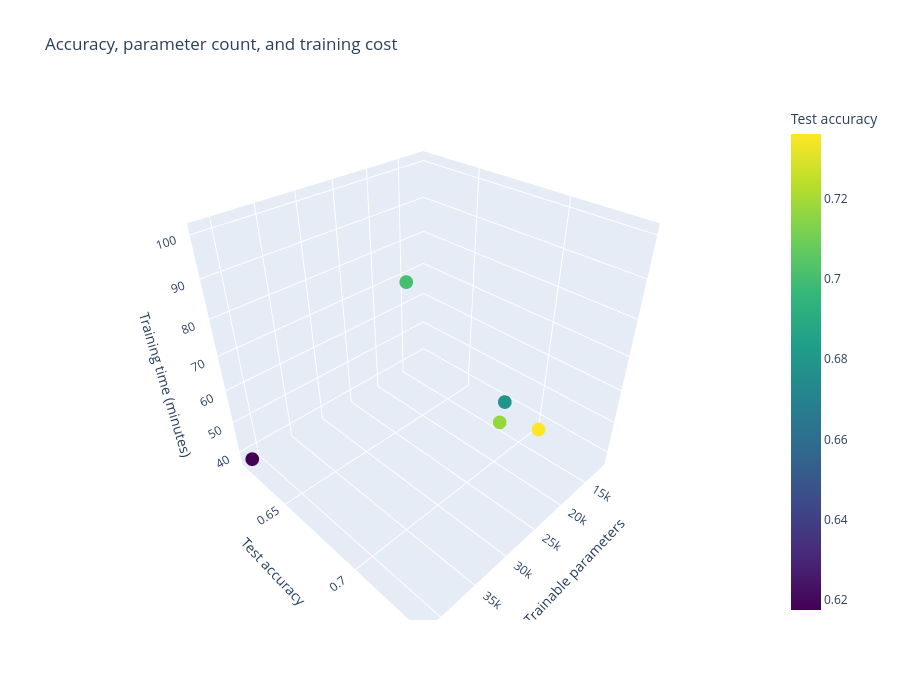

This figure's notebook cell:
### Code cell
if ablation_df is not None:
    fig = px.scatter_3d(
        ablation_df,
        x="Parameters",
        y="Test accuracy",
        z="Training minutes",
        color="Test accuracy",
        color_continuous_scale="Viridis",
        hover_name="Experiment",
        hover_data={
            "Parameters": ":,",
            "Test accuracy": ":.2%",
            "Training minutes": ":.1f",
        },
        title="Accuracy, parameter count, and training cost",
        labels={
            "Parameters": "Trainable parameters",
            "Test accuracy": "Test accuracy",
            "Training minutes": "Training time (minutes)",
        },
    )
    fig.update_layout(height=700)
    fig.show()

### Figure 1 — Plotly figure (JSON) as saved in the notebook; plotly's stock layout.template omitted (floating-point values rounded to 4 significant figures)
{"data": [{"hovertemplate": "<b>%{hovertext}</b><br><br>Trainable parameters=%{x:,}<br>Test accuracy=%{marker.color:.2%}<br>Training time (minutes)=%{z:.1f}<extra></extra>", "hovertext": ["baseline", "without_horizontal_flip", "larger_5x5_kernels", "narrow_channels", "without_second_stage"], "legendgroup": "", "marker": {"color": [0.7361, 0.7174, 0.7006, 0.6793, 0.6175], "coloraxis": "coloraxis", "symbol": "circle"}, "mode": "markers", "name": "", "scene": "scene", "showlegend": false, "type": "scatter3d", "x": [25578, 25578, 34538, 11642, 41418], "y": [0.7361, 0.7174, 0.7006, 0.6793, 0.6175], "z": [66.24, 62.06, 100.5, 39.24, 37.5]}], "layout": {"coloraxis": {"colorbar": {"title": {"text": "Test accuracy"}}, "colorscale": [[0, "#440154"], [0.1111, "#482878"], [0.2222, "#3e4989"], [0.3333, "#31688e"], [0.4444, "#26828e"], [0.5556, "#1f9e89"], [0.6667, "#35b779"], [0.7778, "#6ece58"], [0.8889, "#b5de2b"], [1, "#fde725"]]}, "height": 700, "legend": {"tracegroupgap": 0}, "scene": {"domain": {"x": [0, 1], "y": [0, 1]}, "xaxis": {"title": {"text": "Trainable parameters"}}, "yaxis": {"title": {"text": "Test accuracy"}}, "zaxis": {"title": {"text": "Training time (minutes)"}}}, "title": {"text": "Accuracy, parameter count, and training cost"}}}
